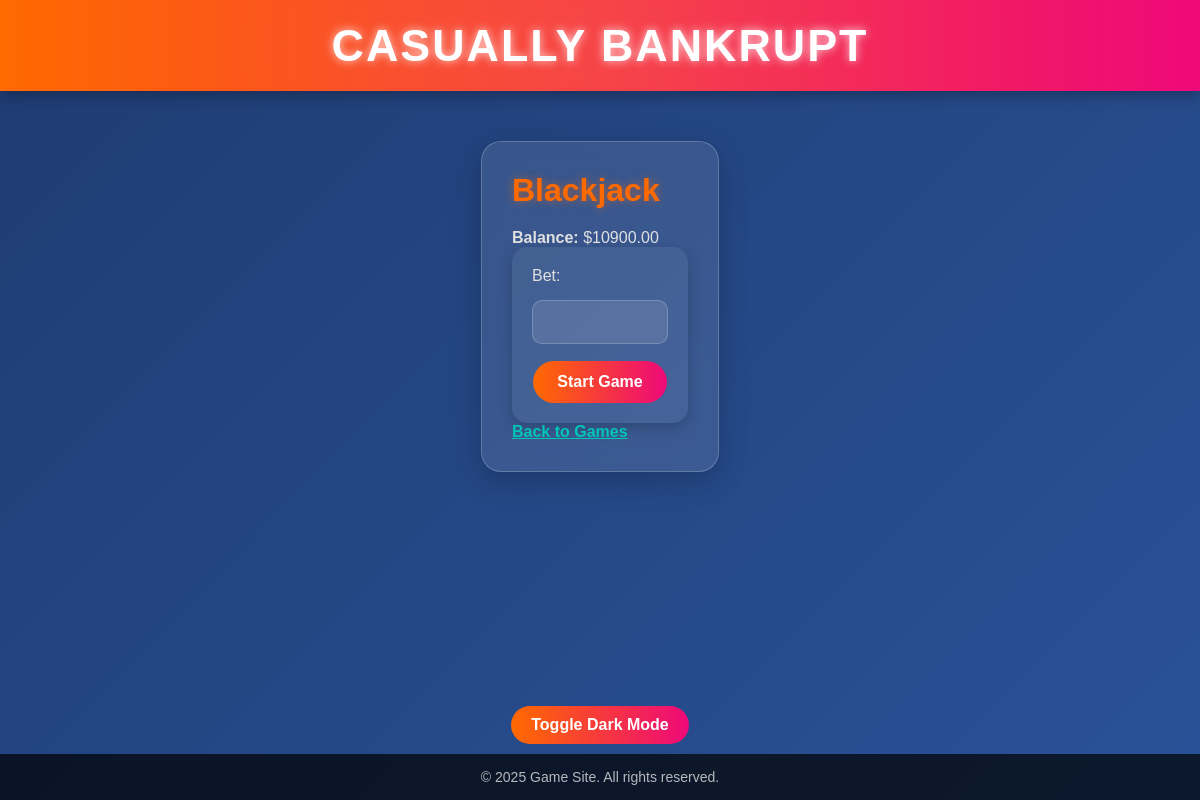
Page /games/blackjack/ (signed in) on the earlier database version.
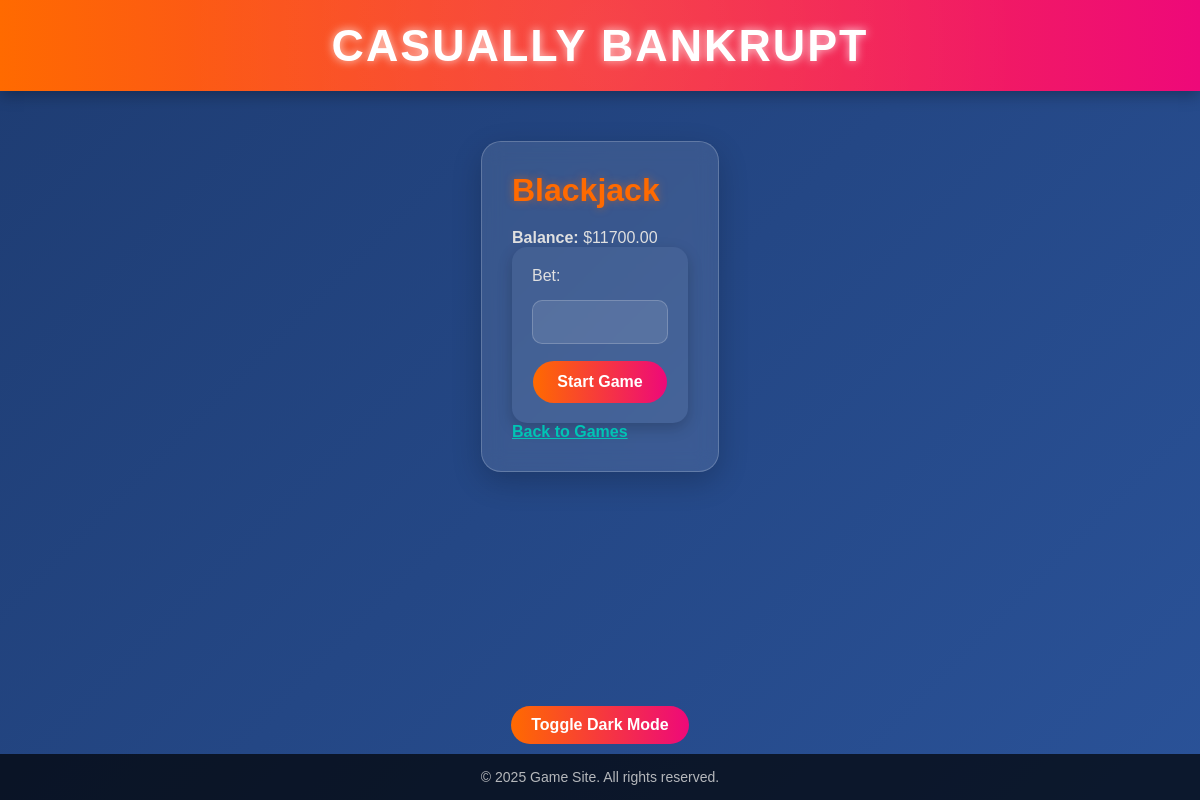
Same page on the later database version.
### accounts/models.py (models this page shows, shortened)
class UserProfile(models.Model):
    user = models.OneToOneField(User, on_delete=models.CASCADE)
    balance = models.DecimalField(default=100.00, max_digits=10, decimal_places=2)

### games/views.py (the view, shortened to what this page needs)
# urls.py: path('blackjack/', views.blackjack, name='blackjack'),
def blackjack(request):
    profile, _ = UserProfile.objects.get_or_create(user=request.user)
    session = request.session
    if request.GET.get('reset'):
        session.pop('player_hand', None)
        session.pop('dealer_hand', None)
        session.pop('game_over', None)
        session.pop('message', None)
        return redirect('blackjack')
    player_hand = session.get('player_hand', [])
    dealer_hand = session.get('dealer_hand', [])
    bet = session.get('bet', 0)
    game_over = session.get('game_over', False)
    message = session.get('message', '')
    context = {
        'player_hand': player_hand,
        'dealer_hand': dealer_hand if session.get('game_over') else ['?', dealer_hand[1]] if dealer_hand else [],
        'player_total': calculate_total(player_hand) if player_hand else 0,
        'dealer_total': calculate_total(dealer_hand) if session.get('game_over') else '?',
        'message': session.get('message', ''),
        'game_over': session.get('game_over', False),
        'balance': profile.balance,
        'bet': session.get('bet', ''),
        'start_game': not player_hand,
        'error': '',
    }
    return render(request, 'games/blackjack.html', context)

### games/views.py (called while the page is built, shortened)
def calculate_total(hand):
    total = 0
    aces = 0
    while total > 21 and aces:
        total -= 10
        aces -= 1
    return total
    while total > 21 and aces:
        total -= 10
        aces -= 1
    return total

### templates/games/blackjack.html (shortened to what this page needs)
{% extends 'base.html' %}
{% load static %}
{% block content %}
<h2>Blackjack</h2>
<p><strong>Balance:</strong> ${{ balance }}</p>
{% if start_game %}
  <form method="post">
    <label>Bet:</label>
    <input type="number" name="bet" min="1" max="{{ balance }}" value="{{ bet }}">
    <button name="action" value="Start">Start Game</button>
  </form>
{% endif %}
<a href="{% url 'play' %}" style="text-decoration: underline;">Back to Games</a>
{% endblock %}

Differences in the rows shown:
changed UserProfile: balance "10900.00" → "11700.00"
